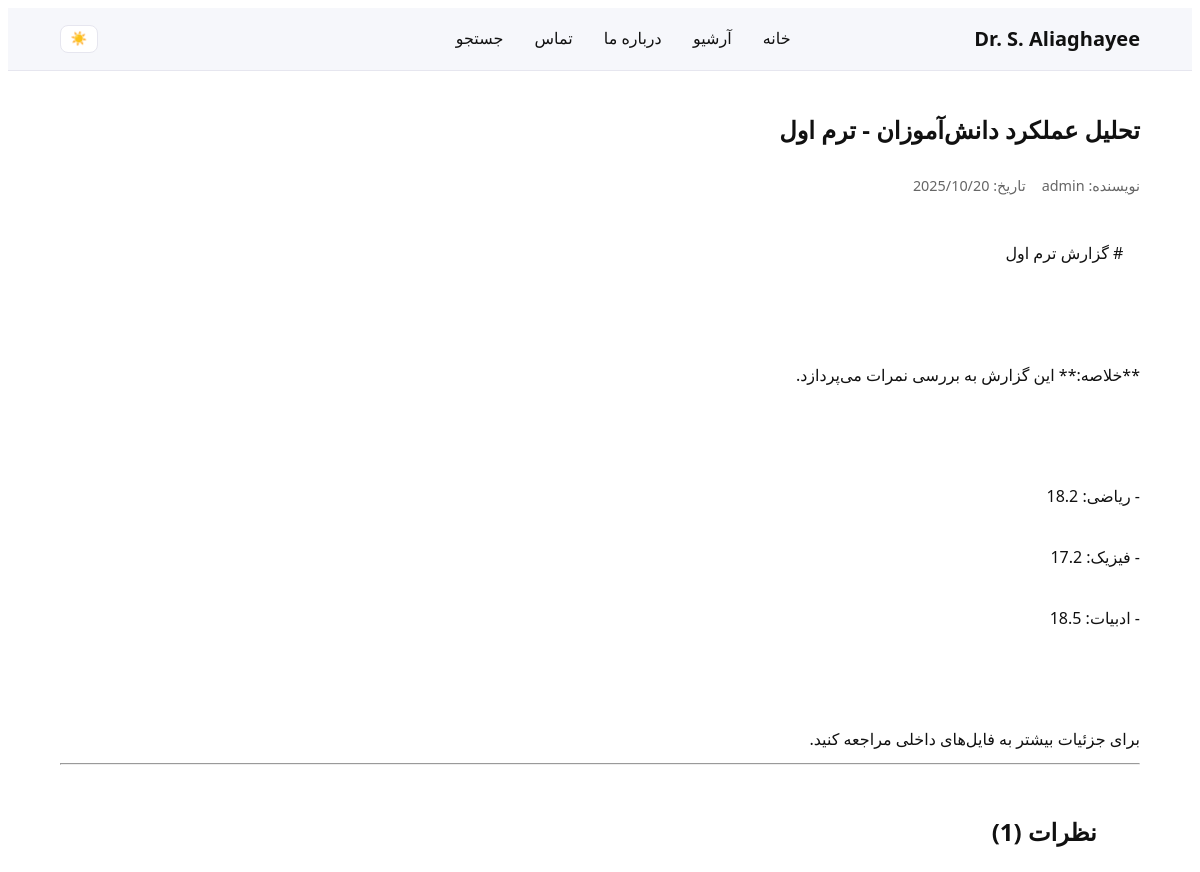
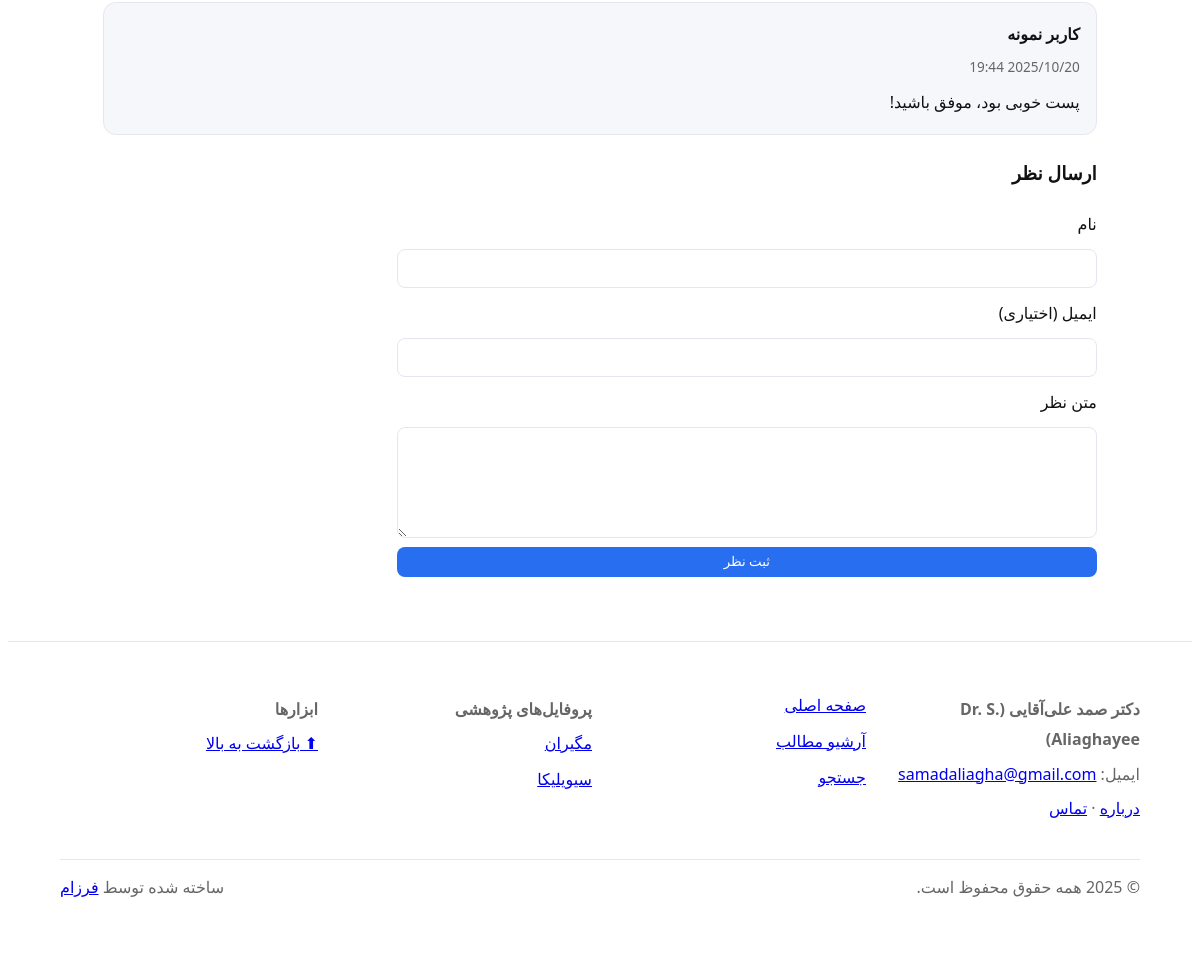
Screenshot of /post.php?slug=report-term1 with the database file from the repository (2 pictures, top to bottom).
### tables this page shows
CREATE TABLE IF NOT EXISTS posts (
  id INT AUTO_INCREMENT PRIMARY KEY,
  slug VARCHAR(255) NOT NULL,
  title VARCHAR(255) NOT NULL,
  content MEDIUMTEXT NOT NULL,
  excerpt VARCHAR(500) DEFAULT '',
  author_id INT NOT NULL,
  created_at DATETIME NOT NULL DEFAULT CURRENT_TIMESTAMP,
  updated_at DATETIME NOT NULL DEFAULT CURRENT_TIMESTAMP ON UPDATE CURRENT_TIMESTAMP,
  is_published TINYINT(1) NOT NULL DEFAULT 0,
  CONSTRAINT fk_posts_author
    FOREIGN KEY (author_id) REFERENCES users(id) ON DELETE CASCADE,
  UNIQUE KEY uq_posts_slug (slug),
  KEY idx_posts_published (is_published),
  KEY idx_posts_created (created_at)
);

CREATE TABLE IF NOT EXISTS users (
  id INT AUTO_INCREMENT PRIMARY KEY,
  username VARCHAR(64) NOT NULL,
  password_hash VARCHAR(255) NOT NULL,
  role ENUM('admin','editor') NOT NULL DEFAULT 'admin',
  created_at DATETIME NOT NULL DEFAULT CURRENT_TIMESTAMP,
  UNIQUE KEY uq_users_username (username)
);

CREATE TABLE IF NOT EXISTS comments (
  id          INT AUTO_INCREMENT PRIMARY KEY,
  post_id     INT NOT NULL,                  
  name        VARCHAR(120) NOT NULL,
  email       VARCHAR(190) DEFAULT NULL,
  body        TEXT NOT NULL,
  ip_addr     VARBINARY(16) NULL,            
  user_agent  VARCHAR(255) NULL,
  is_approved TINYINT(1) NOT NULL DEFAULT 0,
  created_at  DATETIME NOT NULL DEFAULT CURRENT_TIMESTAMP,
  CONSTRAINT fk_comments_post
    FOREIGN KEY (post_id) REFERENCES posts(id) ON DELETE CASCADE,
  KEY idx_comments_post (post_id),
  KEY idx_comments_approved (is_approved),
  KEY idx_comments_created (created_at)
);

### lib/Utils.php (called while the page is built, shortened)
<?php
function e(string $s): string {
  return htmlspecialchars($s, ENT_QUOTES, 'UTF-8');
}

### config/config.php (called while the page is built)
<?php
$CONFIG = [
  'db_host' => 'localhost',
  'db_name' => 'blog_db',
  'db_user' => 'root',
  'db_pass' => '',
  'base_url' => 'http://localhost/php-blog',
  'app_secret' => 'CHANGE_THIS_IN_PROD',
  'display_errors' => true,
  'admin_email' => 'admin@example.com',
  'smtp_enabled' => false,
  'smtp_host'    => 'smtp.example.com',
  'smtp_port'    => 587,
  'smtp_secure'  => 'tls',
  'smtp_user'    => '',
  'smtp_pass'    => '',
  'comments' => [
    'enabled'           => true,
    'require_moderation'=> true,
    'min_secs_between'  => 60,
  ],
];

### post.php (the view, shortened to what this page needs)
<?php
require __DIR__ . '/config/bootstrap.php';
$slug = trim($_GET['slug'] ?? '');
$sql = "SELECT p.*, u.username AS author
        FROM posts p
        JOIN users u ON p.author_id = u.id
        WHERE p.slug = ? AND p.is_published = 1
        LIMIT 1";
$stmt = $pdo->prepare($sql);
$stmt->execute([$slug]);
$post = $stmt->fetch(PDO::FETCH_ASSOC);
$commentsEnabled    = $CONFIG['comments']['enabled']            ?? true;
$comments = [];
if ($commentsEnabled) {
  $c = $pdo->prepare("SELECT id, name, body, created_at
                      FROM comments
                      WHERE post_id = ? AND is_approved = 1
                      ORDER BY created_at ASC");
  $c->execute([(int)$post['id']]);
  $comments = $c->fetchAll(PDO::FETCH_ASSOC);
}
include __DIR__ . '/templates/partials/header.php';
?>
<article class="post">
  <h1><?= e($post['title']) ?></h1>
  <div class="meta">
    <span>نویسنده: <?= e($post['author']) ?></span>
    <span>تاریخ: <?= e(date('Y/m/d', strtotime($post['created_at']))) ?></span>
  </div>
  <div class="content msg-body">
    <?= nl2br(e($post['content'])) ?>
  </div>
</article>
<hr>
<?php if ($commentsEnabled): ?>
<section id="comments" class="container">
  <h2>نظرات (<?= count($comments) ?>)</h2>
  <?php if ($comments): ?>
    <div class="grid">
      <?php foreach ($comments as $cm): ?>
        <div class="card">
          <div style="font-weight:600;margin-bottom:.25rem"><?= e($cm['name']) ?></div>
          <div style="font-size:.85rem;color:var(--muted)"><?= e(date('Y/m/d H:i', strtotime($cm['created_at']))) ?></div>
          <div class="msg-body" style="margin-top:.5rem"><?= nl2br(e($cm['body'])) ?></div>
        </div>
      <?php endforeach; ?>
    </div>
  <?php else: ?>
    <div class="alert">هنوز نظری ثبت نشده است.</div>
  <?php endif; ?>
  <h3 style="margin-top:1.25rem">ارسال نظر</h3>
  <form method="post" action="<?= $BASE ?>/post.php?slug=<?= urlencode($slug) ?>" class="post-form" novalidate>
    <label>نام</label>
    <input type="text" name="name" value="<?= e($_POST['name'] ?? '') ?>" required>
    <label>ایمیل (اختیاری)</label>
    <input type="email" name="email" value="<?= e($_POST['email'] ?? '') ?>">
    <label>متن نظر</label>
    <textarea name="body" rows="5" required><?= e($_POST['body'] ?? '') ?></textarea>
    <button type="submit">ثبت نظر</button>
  </form>
</section>
<?php endif; ?>
<?php include __DIR__ . '/templates/partials/footer.php'; ?>

### assets/css/light.css (style rules this page uses)
:root { --bg:#ffffff; --text:#111; --muted:#666; --primary:#276ef1; --card:#f6f7fb; --border:#e6e6ef; --link:#1a73e8; }
html,body { background:var(--bg);color:var(--text);font-family:Vazirmatn,Shabnam,'Segoe UI',Tahoma,Verdana,sans-serif;line-height:1.9 }
.container { width:min(1080px,92%);margin-inline:auto;padding-block:1rem }
.post-card .meta,.post .meta { display:flex;gap:1rem;color:var(--muted);font-size:.9rem;margin-bottom:.5rem }
.auth-form,.contact-form,.post-form,.search-form { display:grid;gap:.6rem;max-width:700px }
input,textarea,select { border:1px solid var(--border);border-radius:.5rem;padding:.6rem .75rem;font-size:1rem }
button,.button { background:var(--primary);color:#fff;border:none;border-radius:.5rem; padding:.5rem .9rem;text-decoration:none;display:inline-block; font-weight:500; line-height:1; }
.grid { display:grid;grid-template-columns:repeat(auto-fit,minmax(220px,1fr));gap:.75rem;margin:.75rem 0 }
.card { background:var(--card);border:1px solid var(--border);border-radius:.8rem;padding:1rem }
.msg-body { white-space:pre-wrap;text-align:justify }
button, .button { font-weight: 500; line-height: 1; font-family: inherit; }
html, body { overflow-x: hidden; }

### rows the page displays
posts: title "تحلیل عملکرد دانش‌آموزان - ترم اول", author.username "admin", created_at "2025/10/20", content "# گزارش ترم اول **خلاصه:** این گزارش به بررسی نمرات می‌پردازد. - ریاضی: 18.2 - فیزیک: 17.2 - ادبیات: 18.5 برای جزئیات بیشتر به فایل‌های داخلی مراجعه کنید."
comments: name "کاربر نمونه", created_at "2025/10/20 19:44", body "پست خوبی بود، موفق باشید!"

### other values shown
count($comments) "1"
$owner_name "دکتر صمد علی‌آقایی (Dr. S. Aliaghayee)"
$owner_email "samadaliagha@gmail.com"
